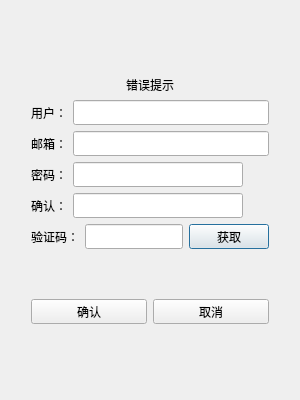
<?xml version="1.0" encoding="UTF-8"?>
<ui version="4.0">
 <class>GDRegisterDialog</class>
 <widget class="QDialog" name="GDRegisterDialog">
  <property name="geometry">
   <rect>
    <x>0</x>
    <y>0</y>
    <width>300</width>
    <height>400</height>
   </rect>
  </property>
  <property name="minimumSize">
   <size>
    <width>300</width>
    <height>400</height>
   </size>
  </property>
  <property name="maximumSize">
   <size>
    <width>300</width>
    <height>400</height>
   </size>
  </property>
  <property name="windowTitle">
   <string>Dialog</string>
  </property>
  <layout class="QVBoxLayout" name="verticalLayout_2">
   <item>
    <layout class="QVBoxLayout" name="verticalLayout">
     <property name="leftMargin">
      <number>11</number>
     </property>
     <property name="topMargin">
      <number>11</number>
     </property>
     <property name="rightMargin">
      <number>11</number>
     </property>
     <property name="bottomMargin">
      <number>11</number>
     </property>
     <item>
      <widget class="QStackedWidget" name="stackedWidget">
       <property name="currentIndex">
        <number>0</number>
       </property>
       <widget class="QWidget" name="page">
        <layout class="QVBoxLayout" name="verticalLayout_3">
         <item>
          <spacer name="verticalSpacer">
           <property name="orientation">
            <enum>Qt::Orientation::Vertical</enum>
           </property>
           <property name="sizeHint" stdset="0">
            <size>
             <width>20</width>
             <height>40</height>
            </size>
           </property>
          </spacer>
         </item>
         <item>
          <widget class="QLabel" name="errTip">
           <property name="text">
            <string>错误提示</string>
           </property>
           <property name="alignment">
            <set>Qt::AlignmentFlag::AlignCenter</set>
           </property>
          </widget>
         </item>
         <item>
          <layout class="QHBoxLayout" name="horizontalLayout">
           <item>
            <widget class="QLabel" name="userLabel">
             <property name="minimumSize">
              <size>
               <width>0</width>
               <height>25</height>
              </size>
             </property>
             <property name="maximumSize">
              <size>
               <width>16777215</width>
               <height>25</height>
              </size>
             </property>
             <property name="text">
              <string>用户：</string>
             </property>
            </widget>
           </item>
           <item>
            <widget class="QLineEdit" name="userLEdit">
             <property name="minimumSize">
              <size>
               <width>0</width>
               <height>25</height>
              </size>
             </property>
             <property name="maximumSize">
              <size>
               <width>16777215</width>
               <height>25</height>
              </size>
             </property>
            </widget>
           </item>
          </layout>
         </item>
         <item>
          <layout class="QHBoxLayout" name="horizontalLayout_2">
           <item>
            <widget class="QLabel" name="emailLabel">
             <property name="minimumSize">
              <size>
               <width>0</width>
               <height>25</height>
              </size>
             </property>
             <property name="maximumSize">
              <size>
               <width>16777215</width>
               <height>25</height>
              </size>
             </property>
             <property name="text">
              <string>邮箱：</string>
             </property>
            </widget>
           </item>
           <item>
            <widget class="QLineEdit" name="emailLEdit">
             <property name="minimumSize">
              <size>
               <width>0</width>
               <height>25</height>
              </size>
             </property>
             <property name="maximumSize">
              <size>
               <width>16777215</width>
               <height>25</height>
              </size>
             </property>
            </widget>
           </item>
          </layout>
         </item>
         <item>
          <layout class="QHBoxLayout" name="horizontalLayout_3">
           <item>
            <widget class="QLabel" name="passwordLabel">
             <property name="minimumSize">
              <size>
               <width>0</width>
               <height>25</height>
              </size>
             </property>
             <property name="maximumSize">
              <size>
               <width>16777215</width>
               <height>25</height>
              </size>
             </property>
             <property name="text">
              <string>密码：</string>
             </property>
            </widget>
           </item>
           <item>
            <widget class="QLineEdit" name="passwordLEdit">
             <property name="minimumSize">
              <size>
               <width>0</width>
               <height>25</height>
              </size>
             </property>
             <property name="maximumSize">
              <size>
               <width>16777215</width>
               <height>25</height>
              </size>
             </property>
            </widget>
           </item>
           <item>
            <widget class="GDClickedLabel" name="password_visible">
             <property name="minimumSize">
              <size>
               <width>20</width>
               <height>25</height>
              </size>
             </property>
             <property name="maximumSize">
              <size>
               <width>20</width>
               <height>25</height>
              </size>
             </property>
             <property name="text">
              <string/>
             </property>
            </widget>
           </item>
          </layout>
         </item>
         <item>
          <layout class="QHBoxLayout" name="horizontalLayout_4">
           <item>
            <widget class="QLabel" name="confirmLabel">
             <property name="minimumSize">
              <size>
               <width>0</width>
               <height>25</height>
              </size>
             </property>
             <property name="maximumSize">
              <size>
               <width>16777215</width>
               <height>25</height>
              </size>
             </property>
             <property name="text">
              <string>确认：</string>
             </property>
            </widget>
           </item>
           <item>
            <widget class="QLineEdit" name="confirmLEdit">
             <property name="minimumSize">
              <size>
               <width>0</width>
               <height>25</height>
              </size>
             </property>
             <property name="maximumSize">
              <size>
               <width>16777215</width>
               <height>25</height>
              </size>
             </property>
            </widget>
           </item>
           <item>
            <widget class="GDClickedLabel" name="confirm_visible">
             <property name="minimumSize">
              <size>
               <width>20</width>
               <height>25</height>
              </size>
             </property>
             <property name="maximumSize">
              <size>
               <width>20</width>
               <height>25</height>
              </size>
             </property>
             <property name="text">
              <string/>
             </property>
            </widget>
           </item>
          </layout>
         </item>
         <item>
          <layout class="QHBoxLayout" name="horizontalLayout_5">
           <item>
            <widget class="QLabel" name="varifyLabel">
             <property name="minimumSize">
              <size>
               <width>0</width>
               <height>25</height>
              </size>
             </property>
             <property name="maximumSize">
              <size>
               <width>16777215</width>
               <height>25</height>
              </size>
             </property>
             <property name="text">
              <string>验证码：</string>
             </property>
            </widget>
           </item>
           <item>
            <widget class="QLineEdit" name="varifyLEdit">
             <property name="minimumSize">
              <size>
               <width>0</width>
               <height>25</height>
              </size>
             </property>
             <property name="maximumSize">
              <size>
               <width>16777215</width>
               <height>25</height>
              </size>
             </property>
            </widget>
           </item>
           <item>
            <widget class="GDTimerBtn" name="obtainPBtn">
             <property name="minimumSize">
              <size>
               <width>0</width>
               <height>25</height>
              </size>
             </property>
             <property name="maximumSize">
              <size>
               <width>16777215</width>
               <height>25</height>
              </size>
             </property>
             <property name="text">
              <string>获取</string>
             </property>
            </widget>
           </item>
          </layout>
         </item>
         <item>
          <spacer name="verticalSpacer_2">
           <property name="orientation">
            <enum>Qt::Orientation::Vertical</enum>
           </property>
           <property name="sizeHint" stdset="0">
            <size>
             <width>20</width>
             <height>40</height>
            </size>
           </property>
          </spacer>
         </item>
         <item>
          <layout class="QHBoxLayout" name="horizontalLayout_6">
           <item>
            <widget class="QPushButton" name="confirmPBtn">
             <property name="minimumSize">
              <size>
               <width>0</width>
               <height>25</height>
              </size>
             </property>
             <property name="maximumSize">
              <size>
               <width>16777215</width>
               <height>25</height>
              </size>
             </property>
             <property name="text">
              <string>确认</string>
             </property>
            </widget>
           </item>
           <item>
            <widget class="QPushButton" name="cancelPBtn">
             <property name="minimumSize">
              <size>
               <width>0</width>
               <height>25</height>
              </size>
             </property>
             <property name="maximumSize">
              <size>
               <width>16777215</width>
               <height>25</height>
              </size>
             </property>
             <property name="text">
              <string>取消</string>
             </property>
            </widget>
           </item>
          </layout>
         </item>
         <item>
          <spacer name="verticalSpacer_3">
           <property name="orientation">
            <enum>Qt::Orientation::Vertical</enum>
           </property>
           <property name="sizeHint" stdset="0">
            <size>
             <width>20</width>
             <height>40</height>
            </size>
           </property>
          </spacer>
         </item>
        </layout>
       </widget>
       <widget class="QWidget" name="page_2">
        <layout class="QVBoxLayout" name="verticalLayout_4">
         <item>
          <spacer name="verticalSpacer_6">
           <property name="orientation">
            <enum>Qt::Orientation::Vertical</enum>
           </property>
           <property name="sizeHint" stdset="0">
            <size>
             <width>20</width>
             <height>40</height>
            </size>
           </property>
          </spacer>
         </item>
         <item>
          <widget class="QLabel" name="label_timer">
           <property name="text">
            <string>注册成功，5秒后返回登录</string>
           </property>
           <property name="alignment">
            <set>Qt::AlignmentFlag::AlignCenter</set>
           </property>
          </widget>
         </item>
         <item>
          <widget class="QLabel" name="label_returnLogin">
           <property name="text">
            <string>可点击返回按钮直接返回界面</string>
           </property>
           <property name="alignment">
            <set>Qt::AlignmentFlag::AlignCenter</set>
           </property>
          </widget>
         </item>
         <item>
          <spacer name="verticalSpacer_5">
           <property name="orientation">
            <enum>Qt::Orientation::Vertical</enum>
           </property>
           <property name="sizeHint" stdset="0">
            <size>
             <width>20</width>
             <height>40</height>
            </size>
           </property>
          </spacer>
         </item>
         <item>
          <widget class="QWidget" name="widget" native="true">
           <layout class="QHBoxLayout" name="horizontalLayout_7">
            <item>
             <spacer name="horizontalSpacer">
              <property name="orientation">
               <enum>Qt::Orientation::Horizontal</enum>
              </property>
              <property name="sizeHint" stdset="0">
               <size>
                <width>40</width>
                <height>20</height>
               </size>
              </property>
             </spacer>
            </item>
            <item>
             <widget class="QPushButton" name="returnLoginPBtn">
              <property name="minimumSize">
               <size>
                <width>0</width>
                <height>25</height>
               </size>
              </property>
              <property name="maximumSize">
               <size>
                <width>16777215</width>
                <height>25</height>
               </size>
              </property>
              <property name="text">
               <string>返回登录</string>
              </property>
             </widget>
            </item>
            <item>
             <spacer name="horizontalSpacer_2">
              <property name="orientation">
               <enum>Qt::Orientation::Horizontal</enum>
              </property>
              <property name="sizeHint" stdset="0">
               <size>
                <width>40</width>
                <height>20</height>
               </size>
              </property>
             </spacer>
            </item>
           </layout>
          </widget>
         </item>
         <item>
          <spacer name="verticalSpacer_4">
           <property name="orientation">
            <enum>Qt::Orientation::Vertical</enum>
           </property>
           <property name="sizeHint" stdset="0">
            <size>
             <width>20</width>
             <height>40</height>
            </size>
           </property>
          </spacer>
         </item>
        </layout>
       </widget>
      </widget>
     </item>
    </layout>
   </item>
  </layout>
 </widget>
 <customwidgets>
  <customwidget>
   <class>GDTimerBtn</class>
   <extends>QPushButton</extends>
   <header>gdtimerbtn.h</header>
  </customwidget>
  <customwidget>
   <class>GDClickedLabel</class>
   <extends>QLabel</extends>
   <header>gdclickedlabel.h</header>
  </customwidget>
 </customwidgets>
 <resources/>
 <connections/>
</ui>
